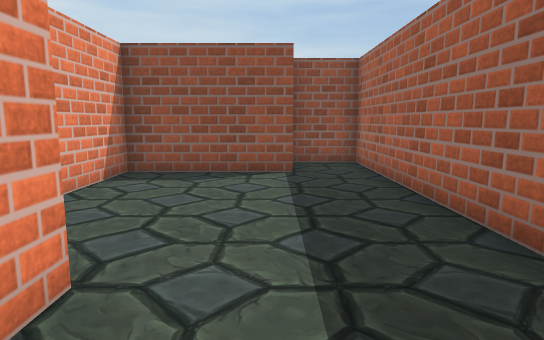
View 1 (above)

13 first-person views from a walk through a 3-D level made in the Unity game engine. The camera is 0.62 m above the floor, tilts 8° down and sees 75° across. The floor is counted in squares, 0.5 m on a side. Each view is taken from the middle of a square. On the plan, view 1 faces up. The plan holds only what a view shows up to about 14 squares ahead; the rest is blank. The player character is not drawn. Some surface patterns are stand-ins.

View 2
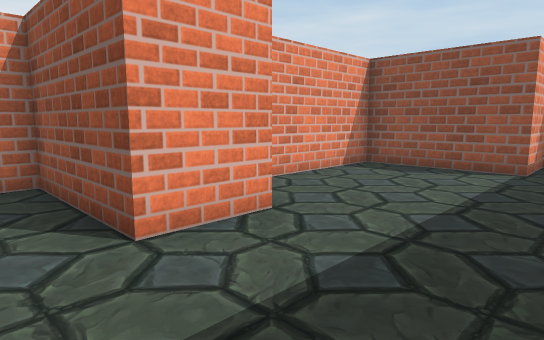

View 3
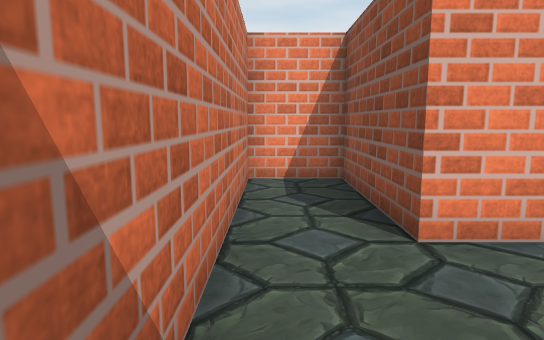

View 4
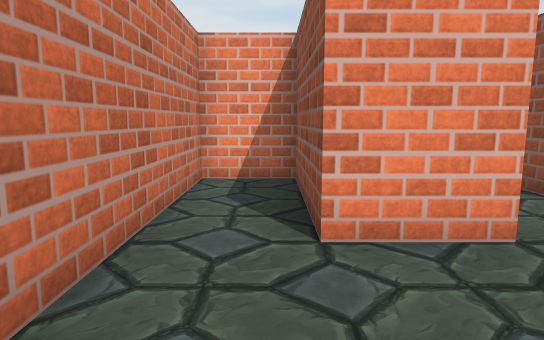

View 5
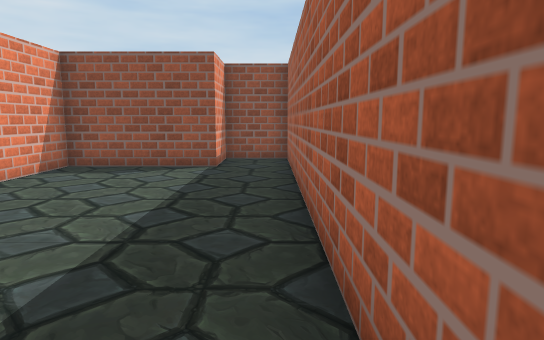

View 6
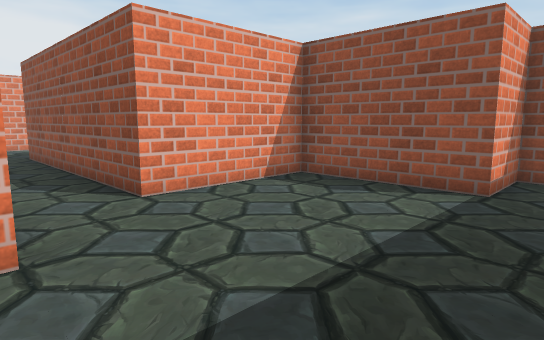

View 7
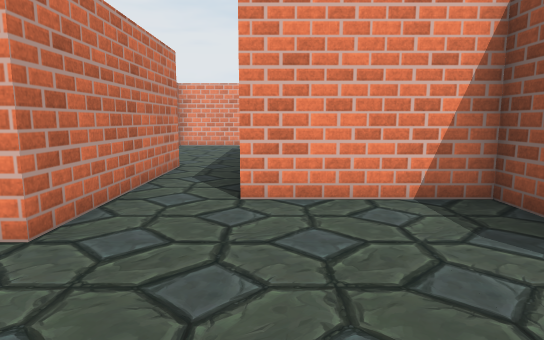

View 8
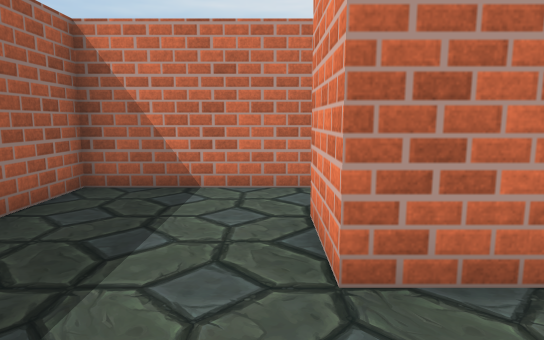

View 9
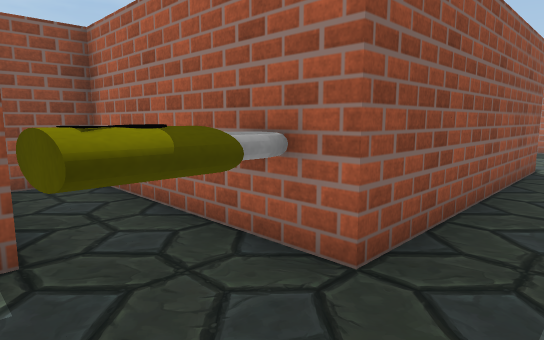

View 10
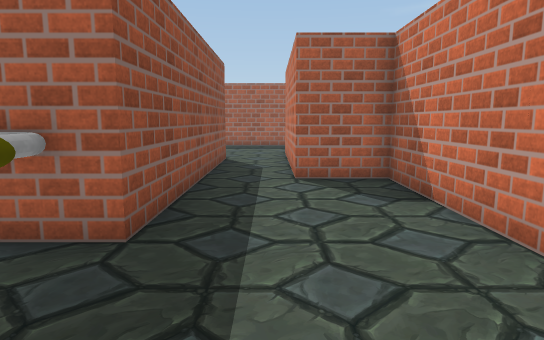

View 11
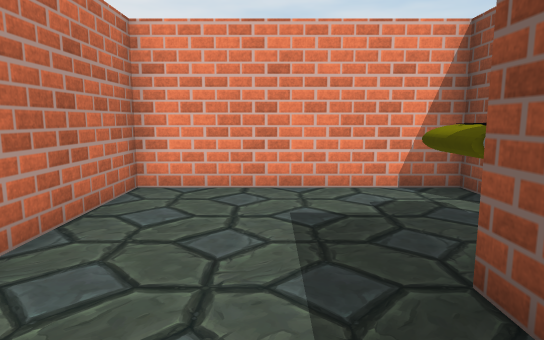

View 12
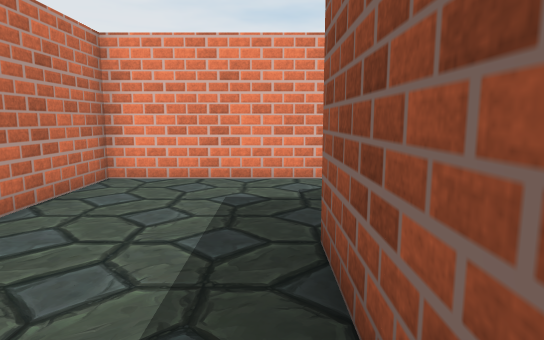

View 13
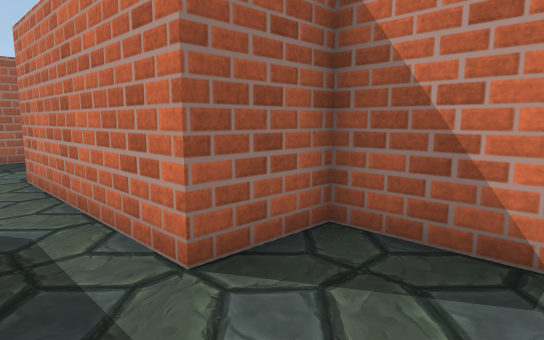

### Floor plan
Points are (right, up) in squares from view 1. A wall is a line through its corners. A room is listed if a view was taken in it or the views show most of it. See-through windows are left out.
Room 1 (views 1, 2, 3, 4, 5, 6, 7, 8)
walls: (-2.5, 2.5) (-1.5, 2.5) (-1.5, 0.5) (-5.5, 0.5) (-5.5, -1.5) (2.5, -1.5) (2.5, 10.5) (0.5, 10.5) (0.5, 8.5) (-3.5, 8.5) (-3.5, 4.5)
Room 2 (views 9, 10, 11, 12, 13)
walls: (-13.4, 6.5) (-15.5, 6.5) (-15.5, 0.5) (-7.5, 0.5) (-7.5, 2.5) (-2.5, 2.5); (-3.5, 4.5) (-11.5, 4.5) (-11.5, 10.5) (-13, 10.5)
objects: other object (-13, 5) to (-12, 6)

Positions as (right, up) in squares from view 1, and headings:
1: (0, 0), facing up
2: (2, -1), facing up-left
3: (2, -1), facing left
4: (2, 0), facing left
5: (2, -1), facing up
6: (2, 2), facing up-left
7: (2, 5), facing left
8: (-1, 5), facing down
9: (-14, 3), facing up-right
10: (-15, 3), facing right
11: (-9, 3), facing left
12: (-8, 4), facing left
13: (-10, 4), facing down-right
